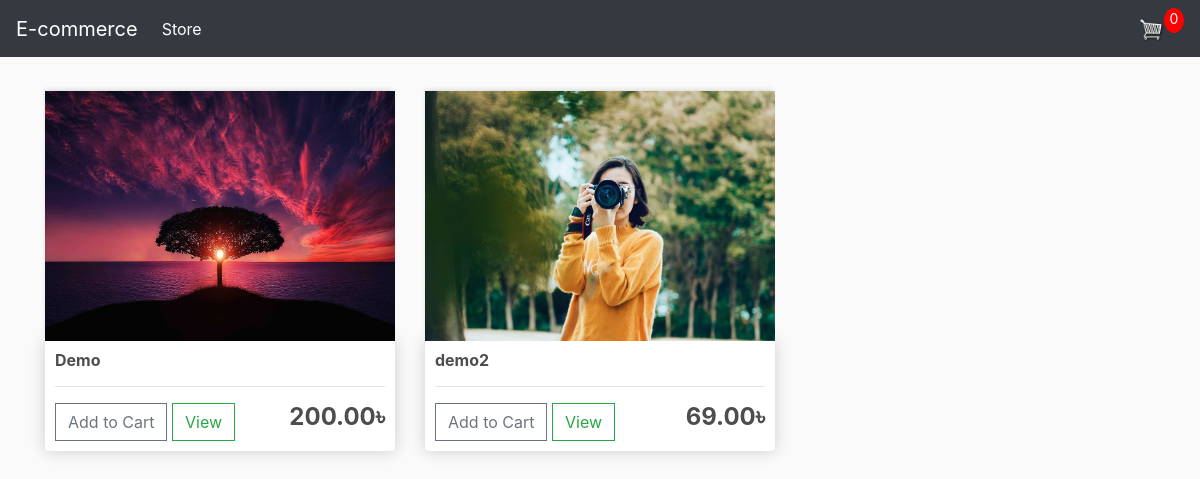
The page / on the database its author committed.
### products/models.py (models this page shows, shortened)
class Product(models.Model):
    name = models.CharField(max_length=200,null=True)
    price = models.FloatField()
    digital = models.BooleanField(default=False,null=True,blank=False)
    image = models.ImageField(null=True,blank=True)
    description = models.CharField(max_length=1000,null=True)
    @property
    def imageURL(self):
        try:
            url = self.image.url
        except:
            url= ''
        return url

### products/views.py (the view)
# urls.py: path('',views.store, name="store"),
def store(request):
    Data = cartData(request)
    cartItems = Data['cartItems']
    products = Product.objects.all()
    context={'products':products, 'cartItems':cartItems}
    return render(request,"store.html",context)

### products/utils.py (called while the page is built, shortened)
def cookieCart(request):
    try:
        cart= json.loads(request.COOKIES['cart'])
    except:
        cart= {}
    print('cart:',cart)
    items=[]
    order = {'get_cart_total':0, 'get_cart_items':0,'shipping':False}
    cartItems=order['get_cart_items']
    return {'cartItems':cartItems,'order':order,'items':items}

def cartData(request):
    if request.user.is_authenticated:
        customer=request.user.customer
        order, created = Order.objects.get_or_create(customer=customer,complete =False)
        items = order.orderitem_set.all()
        cartItems=order.get_cart_items
    else:
       cookieData = cookieCart(request)
       cartItems = cookieData['cartItems']
       order=cookieData['order']
       items = cookieData['items']
    return{'cartItems':cartItems,'order':order,'items':items}

### templates/store.html
{% extends 'main.html' %}
{% load static %}
{% block content %}
<div class="row">
     {% for product in products %}
	<div class="col-lg-4">
          <img class="thumbnail" src="{{product.imageURL}}">
          <div class="box-element product">
               <h6 ><strong>{{product.name}}</strong></h6>
               <hr>
<button data-product={{product.id}} data-action="add" class="btn btn-outline-secondary add-btn update-cart">Add to Cart</button>
             <a class="btn btn-outline-success" href="{% url 'view' productId=product.id %}">View</a>
               <h4 style="display: inline-block; float: right"><strong>{{product.price|floatformat:2}}৳</strong></h4>
          </div>
     </div>
      {% endfor %}
</div>
{% endblock content %}

### static/css/main.css (style rules this page uses)
body { background-color: hsl(0, 0%, 98%); }
h1,h2,h3,h4,h5,h6 { color:hsl(0, 0%, 30%); }
.box-element { box-shadow:hsl(0, 0%, 80%) 0 0 16px; background-color: #fff; border-radius: 4px; padding: 10px; }
.thumbnail { width:350px; height: 250px; -webkit-box-shadow: -1px -3px 5px -2px rgba(214,214,214,1); -moz-box-shadow: -1px -3px 5px -2px rgba(214,214,214,1); box-shadow: -1px -3px 5px -2px rgba(214,214,214,1); }
.product { border-radius: 0 0 4px 4px; }
.col-lg-4, .col-lg-6, .col-lg-8, .col-lg-12 { margin-top: 10px; }
.btn { border-radius: 0; }

### rows shown on the page
Product: imageURL (picture), name "Demo", price "200.00"
Product: imageURL (picture), name "demo2", price "69.00"

### other values the page prints
{{ cartItems }} "0"
